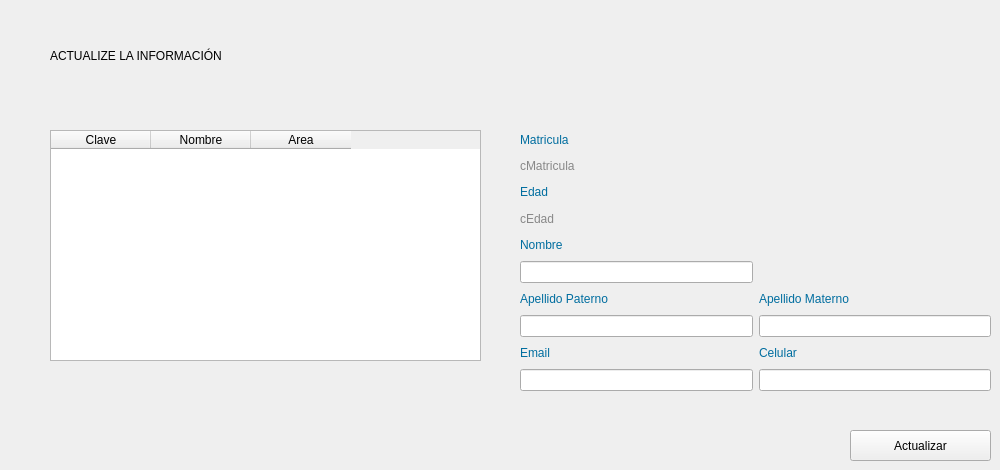
   <widget class="QWidget" name="tab_ProfesorEdicion">
    <attribute name="title">
     <string>Profesor Edición</string>
    </attribute>
    <widget class="QTableWidget" name="lEmpleados">
     <property name="geometry">
      <rect>
       <x>50</x>
       <y>130</y>
       <width>431</width>
       <height>231</height>
      </rect>
     </property>
     <property name="styleSheet">
      <string notr="true">font: 10pt &quot;Microsoft YaHei&quot;;</string>
     </property>
     <property name="editTriggers">
      <set>QAbstractItemView::NoEditTriggers</set>
     </property>
     <property name="defaultDropAction">
      <enum>Qt::IgnoreAction</enum>
     </property>
     <property name="selectionMode">
      <enum>QAbstractItemView::SingleSelection</enum>
     </property>
     <property name="selectionBehavior">
      <enum>QAbstractItemView::SelectRows</enum>
     </property>
     <property name="sortingEnabled">
      <bool>true</bool>
     </property>
     <column>
      <property name="text">
       <string>Clave</string>
      </property>
     </column>
     <column>
      <property name="text">
       <string>Nombre</string>
      </property>
     </column>
     <column>
      <property name="text">
       <string>Area</string>
      </property>
     </column>
    </widget>
    <widget class="QPushButton" name="btnActualizar">
     <property name="geometry">
      <rect>
       <x>850</x>
       <y>430</y>
       <width>141</width>
       <height>31</height>
      </rect>
     </property>
     <property name="text">
      <string>Actualizar</string>
     </property>
    </widget>
    <widget class="QWidget" name="gridLayoutWidget_2">
     <property name="geometry">
      <rect>
       <x>520</x>
       <y>130</y>
       <width>471</width>
       <height>261</height>
      </rect>
     </property>
     <layout class="QGridLayout" name="gridLayout_2">
      <item row="7" column="0">
       <widget class="QLineEdit" name="cAP"/>
      </item>
      <item row="9" column="0">
       <widget class="QLineEdit" name="cCorreo"/>
      </item>
      <item row="5" column="0">
       <widget class="QLineEdit" name="cNombre"/>
      </item>
      <item row="4" column="0">
       <widget class="QLabel" name="label_12">
        <property name="styleSheet">
         <string notr="true">font: 8pt &quot;Segoe UI Semibold&quot;;
color: rgb(0, 109, 159);
</string>
        </property>
        <property name="text">
         <string>Nombre</string>
        </property>
       </widget>
      </item>
      <item row="2" column="0">
       <widget class="QLabel" name="label_17">
        <property name="styleSheet">
         <string notr="true">font: 8pt &quot;Segoe UI Semibold&quot;;
color: rgb(0, 109, 159);
</string>
        </property>
        <property name="text">
         <string>Edad</string>
        </property>
       </widget>
      </item>
      <item row="3" column="0">
       <widget class="QLabel" name="cEdad">
        <property name="styleSheet">
         <string notr="true">font: 12pt &quot;Segoe UI Semilight&quot;;
color: rgb(136, 136, 136);</string>
        </property>
        <property name="text">
         <string>cEdad</string>
        </property>
       </widget>
      </item>
      <item row="8" column="0">
       <widget class="QLabel" name="label_15">
        <property name="styleSheet">
         <string notr="true">font: 8pt &quot;Segoe UI Semibold&quot;;
color: rgb(0, 109, 159);
</string>
        </property>
        <property name="text">
         <string>Email</string>
        </property>
       </widget>
      </item>
      <item row="1" column="0">
       <widget class="QLabel" name="cMatricula">
        <property name="styleSheet">
         <string notr="true">font: 12pt &quot;Segoe UI Semilight&quot;;
color: rgb(136, 136, 136);</string>
        </property>
        <property name="text">
         <string>cMatricula</string>
        </property>
       </widget>
      </item>
      <item row="6" column="0">
       <widget class="QLabel" name="label_13">
        <property name="styleSheet">
         <string notr="true">font: 8pt &quot;Segoe UI Semibold&quot;;
color: rgb(0, 109, 159);
</string>
        </property>
        <property name="text">
         <string>Apellido Paterno</string>
        </property>
       </widget>
      </item>
      <item row="0" column="0">
       <widget class="QLabel" name="label_11">
        <property name="styleSheet">
         <string notr="true">font: 8pt &quot;Segoe UI Semibold&quot;;
color: rgb(0, 109, 159);
</string>
        </property>
        <property name="text">
         <string>Matricula</string>
        </property>
       </widget>
      </item>
      <item row="6" column="1">
       <widget class="QLabel" name="label_14">
        <property name="styleSheet">
         <string notr="true">font: 8pt &quot;Segoe UI Semibold&quot;;
color: rgb(0, 109, 159);
</string>
        </property>
        <property name="text">
         <string>Apellido Materno</string>
        </property>
       </widget>
      </item>
      <item row="7" column="1">
       <widget class="QLineEdit" name="cAM"/>
      </item>
      <item row="8" column="1">
       <widget class="QLabel" name="label_16">
        <property name="styleSheet">
         <string notr="true">font: 8pt &quot;Segoe UI Semibold&quot;;
color: rgb(0, 109, 159);
</string>
        </property>
        <property name="text">
         <string>Celular</string>
        </property>
       </widget>
      </item>
      <item row="9" column="1">
       <widget class="QLineEdit" name="cCelular"/>
      </item>
     </layout>
    </widget>
    <widget class="QLabel" name="label_29">
     <property name="geometry">
      <rect>
       <x>50</x>
       <y>40</y>
       <width>391</width>
       <height>31</height>
      </rect>
     </property>
     <property name="styleSheet">
      <string notr="true">font: 24 16pt &quot;Segoe UI Light&quot;;</string>
     </property>
     <property name="text">
      <string>ACTUALIZE LA INFORMACIÓN</string>
     </property>
    </widget>
   </widget>
